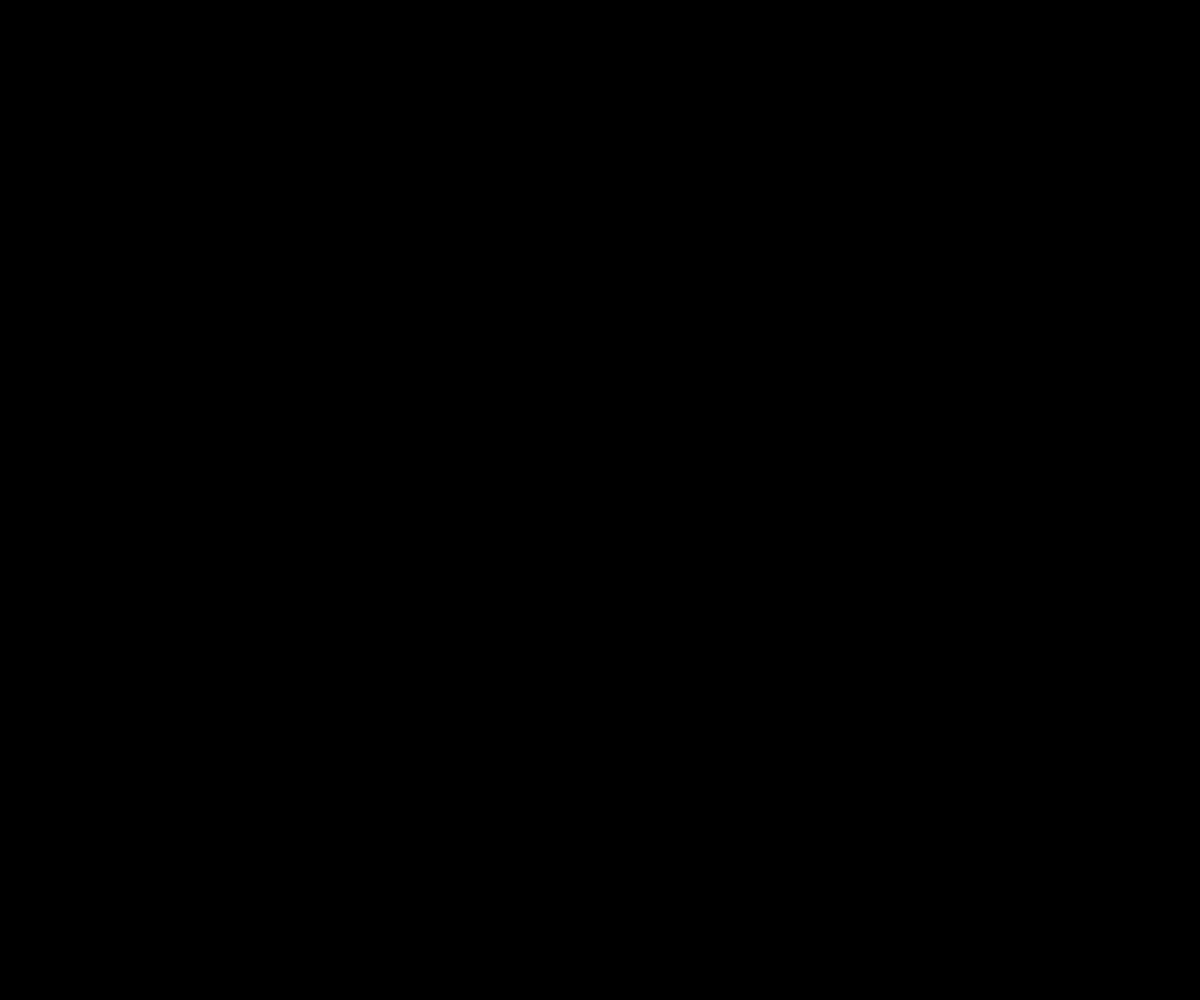
Frame 1 (no input)
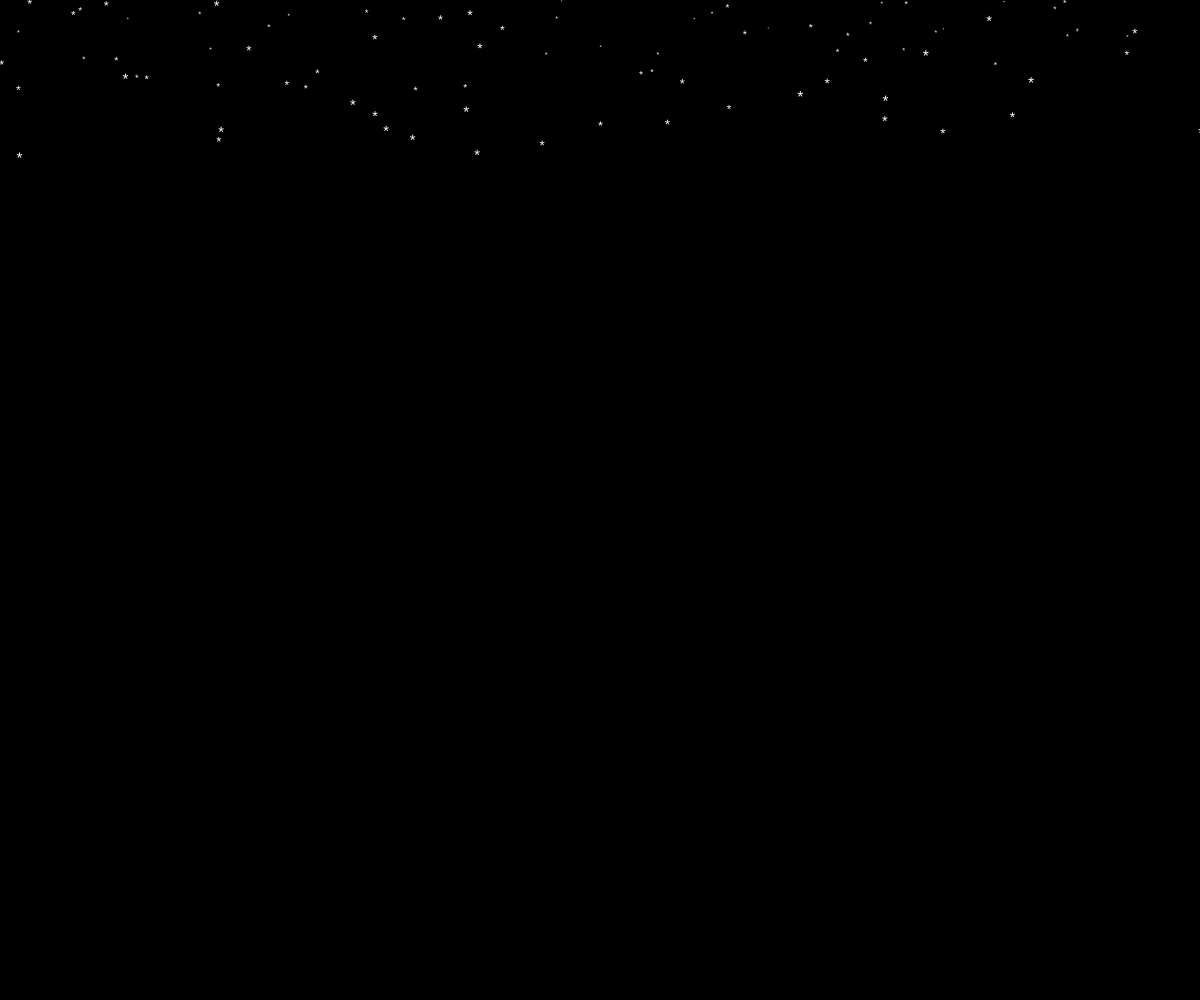
Frame 60 (no input)
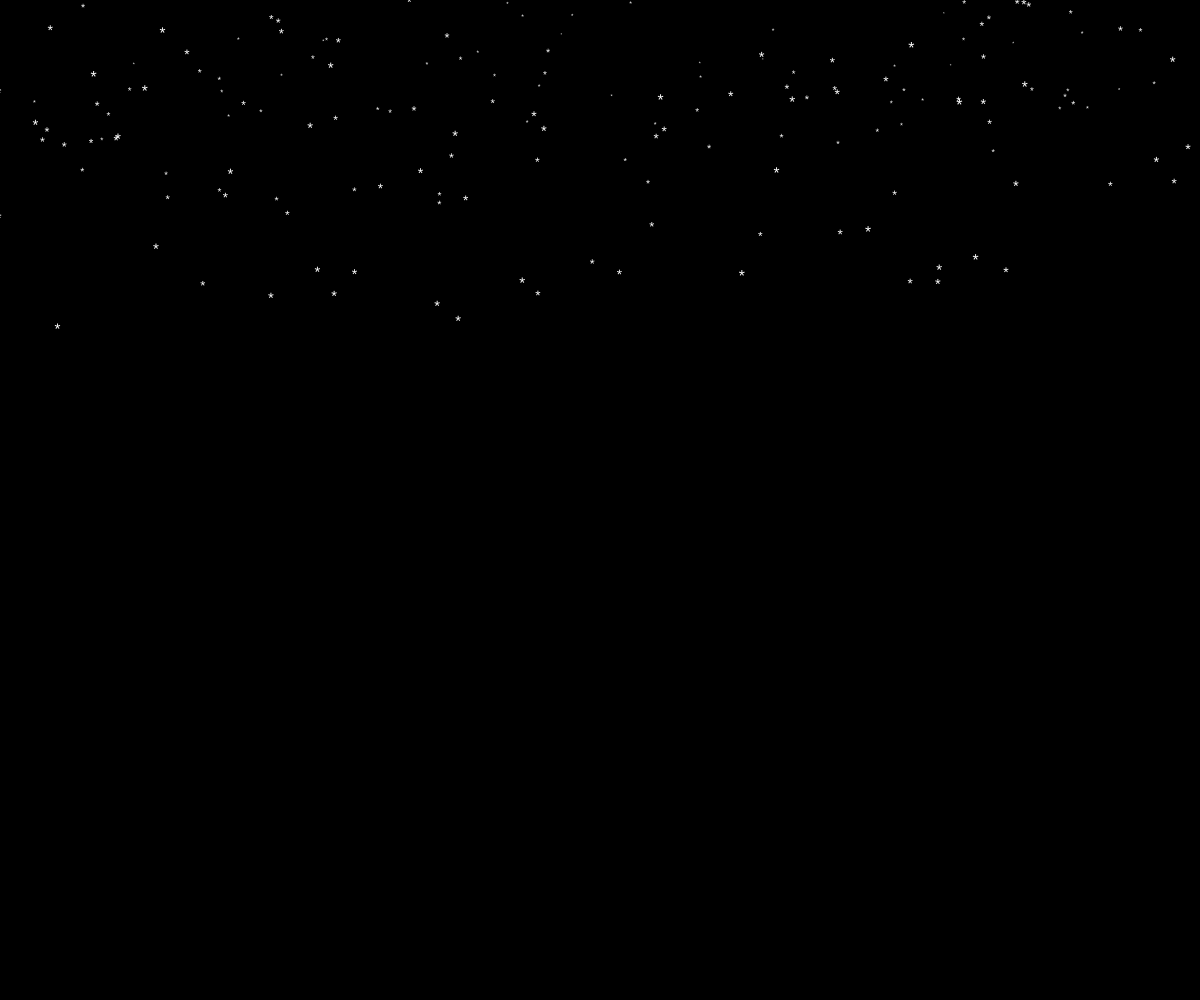
Frame 120 (the mouse pressed at the canvas centre since frame 60)

The p5.js sketch that drew these frames (run headless with seeded random() and noise() and a simulated clock; from frame 60 on, the mouse is pressed at the canvas centre):

// p5.js sketch
// ── sketch.js
let fiocchi = [];

function setup() {
  createCanvas(windowWidth, windowHeight);
  textAlign(CENTER, CENTER);
  noStroke();
  for (let i = 0; i < 900; i++) {
    let z = random(0.1, 1); // Profondità (0.1 = lontano, 1 = vicino)
    fiocchi.push({
      px: random(0, width),
      py: random(-height, 0),
      z: z,
      dim: map(z, 0.1, 1, 4, 16),
      vel: map(z, 0.1, 1, 0.5, 3),
      angleOffset: random(TWO_PI)
    });
  }
}

function draw() {
  background(0);
  fill(255);

  for (let i = 0; i < fiocchi.length; i++) {
    let f = fiocchi[i];

    // Movimento oscillante più ampio per fiocchi vicini
    f.px += sin(frameCount * 0.01 + f.angleOffset) * map(f.z, 0.1, 1, 0.1, 1);
    f.py += f.vel;

    if (f.py > height) {
      f.py = random(-50, -10);
      f.px = random(0, width);
    }

    textSize(f.dim);
    // Puoi anche usare alpha per simulare nebbia: fill(255, 255 * f.z);
    text("*", f.px, f.py);
  }
}

function windowResized() {
  resizeCanvas(windowWidth, windowHeight);
}
// ── neve.html
<!DOCTYPE html>
<html>
<head>
	<meta charset="utf-8">
	<title>Neve</title>
	<meta name="author"      content="Emma Massarotti">
	<meta name="description" content="Descrizione">
	<meta name="viewport"    content="width=device-width, initial-scale=1">
	<link rel="icon"         href="./icons/icon_32.png"  type="image/png">
	<link rel="icon"         href="./icons/icon_256.png" type="image/png">
	<link rel="manifest"     href="./manifest.json">
	<style>
		body, html {
			overscroll-behavior: none;
			height: 100%;
			margin: 0;
			background-color: lightgray;
		}
		canvas {
			display: block;
		}
	</style>
</head>
<body>
	<script src="https://cdn.jsdelivr.net/npm/p5@1.11.5/lib/p5.min.js"></script>
	<script src="./sketch.js"></script>
</body>
</html>
